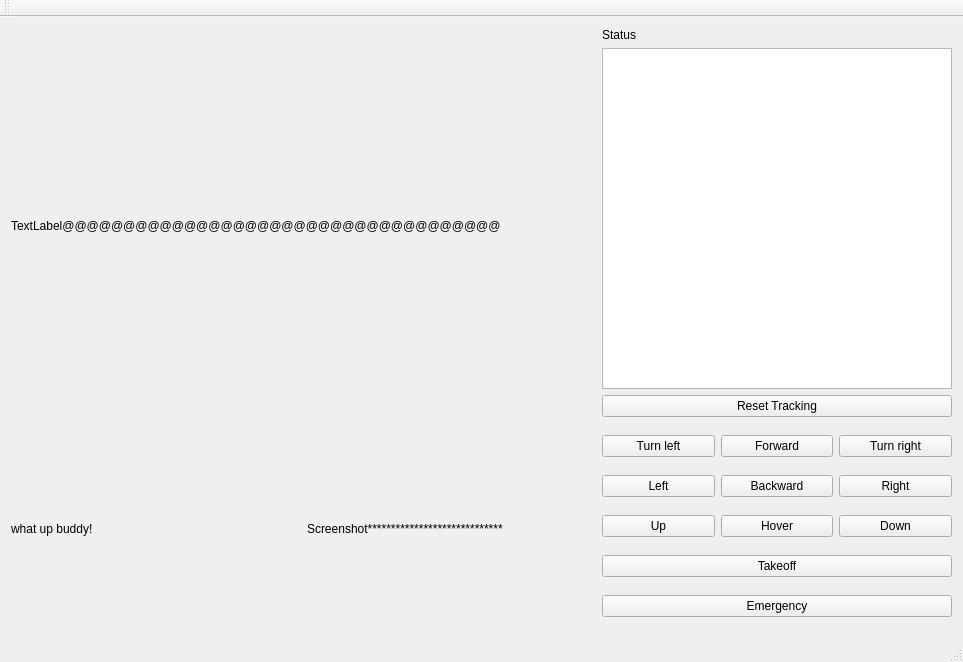
<?xml version="1.0" encoding="UTF-8"?>
<ui version="4.0">
 <class>MainWindow</class>
 <widget class="QMainWindow" name="MainWindow">
  <property name="geometry">
   <rect>
    <x>0</x>
    <y>0</y>
    <width>963</width>
    <height>662</height>
   </rect>
  </property>
  <property name="windowTitle">
   <string>MainWindow</string>
  </property>
  <widget class="QWidget" name="centralWidget">
   <layout class="QGridLayout" name="gridLayout_2">
    <item row="0" column="0" rowspan="4" colspan="2">
     <widget class="QLabel" name="lblVideofeed">
      <property name="minimumSize">
       <size>
        <width>400</width>
        <height>0</height>
       </size>
      </property>
      <property name="text">
       <string>TextLabel@@@@@@@@@@@@@@@@@@@@@@@@@@@@@@@@@@@@</string>
      </property>
     </widget>
    </item>
    <item row="0" column="2">
     <widget class="QLabel" name="lblStatus">
      <property name="text">
       <string>Status</string>
      </property>
     </widget>
    </item>
    <item row="1" column="2">
     <widget class="QPlainTextEdit" name="txtStatus">
      <property name="maximumSize">
       <size>
        <width>350</width>
        <height>16777215</height>
       </size>
      </property>
     </widget>
    </item>
    <item row="2" column="2">
     <widget class="QPushButton" name="btnResetTracking">
      <property name="text">
       <string>Reset Tracking</string>
      </property>
     </widget>
    </item>
    <item row="3" column="2" rowspan="2">
     <layout class="QGridLayout" name="gridLayout">
      <item row="0" column="0">
       <widget class="QPushButton" name="btnTurnLeft">
        <property name="text">
         <string>Turn left</string>
        </property>
       </widget>
      </item>
      <item row="0" column="1">
       <widget class="QPushButton" name="btnForward">
        <property name="text">
         <string>Forward</string>
        </property>
       </widget>
      </item>
      <item row="0" column="2">
       <widget class="QPushButton" name="btnTurnRight">
        <property name="text">
         <string>Turn right</string>
        </property>
       </widget>
      </item>
      <item row="1" column="0">
       <widget class="QPushButton" name="btnLeft">
        <property name="text">
         <string>Left</string>
        </property>
       </widget>
      </item>
      <item row="1" column="1">
       <widget class="QPushButton" name="btnBackward_2">
        <property name="text">
         <string>Backward</string>
        </property>
       </widget>
      </item>
      <item row="1" column="2">
       <widget class="QPushButton" name="btnRight">
        <property name="text">
         <string>Right</string>
        </property>
       </widget>
      </item>
      <item row="2" column="0">
       <widget class="QPushButton" name="btnUp">
        <property name="text">
         <string>Up</string>
        </property>
       </widget>
      </item>
      <item row="2" column="1">
       <widget class="QPushButton" name="btnHover">
        <property name="text">
         <string>Hover</string>
        </property>
       </widget>
      </item>
      <item row="2" column="2">
       <widget class="QPushButton" name="btnDown">
        <property name="text">
         <string>Down</string>
        </property>
       </widget>
      </item>
      <item row="3" column="0" colspan="3">
       <widget class="QPushButton" name="btnTakeoffOrLand">
        <property name="text">
         <string>Takeoff</string>
        </property>
       </widget>
      </item>
      <item row="4" column="0" colspan="3">
       <widget class="QPushButton" name="btnEmergOrRegular">
        <property name="text">
         <string>Emergency</string>
        </property>
       </widget>
      </item>
     </layout>
    </item>
    <item row="4" column="0">
     <widget class="QLabel" name="lblScreenshot">
      <property name="sizePolicy">
       <sizepolicy hsizetype="Fixed" vsizetype="Preferred">
        <horstretch>0</horstretch>
        <verstretch>0</verstretch>
       </sizepolicy>
      </property>
      <property name="minimumSize">
       <size>
        <width>0</width>
        <height>200</height>
       </size>
      </property>
      <property name="maximumSize">
       <size>
        <width>350</width>
        <height>16777215</height>
       </size>
      </property>
      <property name="text">
       <string>what up buddy!</string>
      </property>
     </widget>
    </item>
    <item row="4" column="1">
     <widget class="QLabel" name="lblScreenshot2">
      <property name="sizePolicy">
       <sizepolicy hsizetype="Fixed" vsizetype="Preferred">
        <horstretch>0</horstretch>
        <verstretch>0</verstretch>
       </sizepolicy>
      </property>
      <property name="minimumSize">
       <size>
        <width>0</width>
        <height>200</height>
       </size>
      </property>
      <property name="maximumSize">
       <size>
        <width>350</width>
        <height>16777215</height>
       </size>
      </property>
      <property name="text">
       <string>Screenshot*****************************</string>
      </property>
     </widget>
    </item>
   </layout>
  </widget>
  <widget class="QMenuBar" name="menuBar">
   <property name="geometry">
    <rect>
     <x>0</x>
     <y>0</y>
     <width>963</width>
     <height>25</height>
    </rect>
   </property>
  </widget>
  <widget class="QToolBar" name="mainToolBar">
   <attribute name="toolBarArea">
    <enum>TopToolBarArea</enum>
   </attribute>
   <attribute name="toolBarBreak">
    <bool>false</bool>
   </attribute>
  </widget>
  <widget class="QStatusBar" name="statusBar"/>
 </widget>
 <layoutdefault spacing="6" margin="11"/>
 <resources/>
 <connections/>
</ui>
